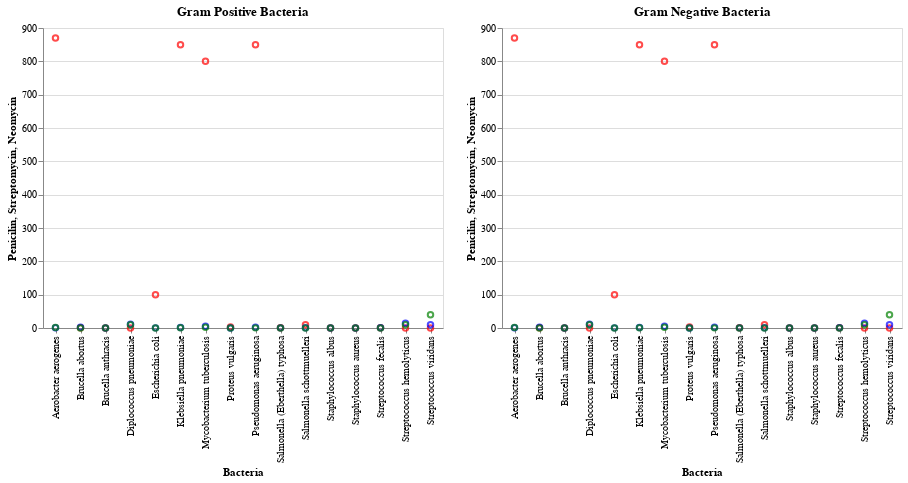

The notebook cell this image was saved under:
### Code cell
import pandas as pd
import numpy as np
import altair as alt

df = pd.read_csv("antibiotics.csv")
# Delete trailing spaces of the column names
df.columns = [col.strip() for col in df.columns.tolist()]

# Create separate dataframes for Gram positive and Gram negative
df_gram_positive = df[df['Gram Staining'] == 'positive']
df_gram_negative = df[df['Gram Staining'] == 'negative']

# Create separate charts for Penicilin, Streptomycin, and Neomycin
penicilin_chart = alt.Chart(df).mark_point(color='red').encode(
    x='Bacteria',
    y='Penicilin'
).properties(width=400)

streptomycin_chart = alt.Chart(df).mark_point(color='blue').encode(
    x='Bacteria',
    y='Streptomycin'
).properties(width=400)

neomycin_chart = alt.Chart(df).mark_point(color='green').encode(
    x='Bacteria',
    y='Neomycin'
).properties(width=400)

# Combine charts for Gram positive and Gram negative
gram_positive_chart = (penicilin_chart + streptomycin_chart + neomycin_chart).properties(
    title='Gram Positive Bacteria'
)

gram_negative_chart = (penicilin_chart + streptomycin_chart + neomycin_chart).properties(
    title='Gram Negative Bacteria'
)

# Display the charts side by side
(gram_positive_chart | gram_negative_chart)

### Figure 1 — Vega specification as saved in the notebook (floating-point values rounded to 4 significant figures)
{"$schema": "https://vega.github.io/schema/vega/v5.json", "data": [{"name": "source_0"}, {"name": "data_0", "values": [{"Bacteria": "Aerobacter aerogenes", "Penicilin": 870.0}, {"Bacteria": "Brucella abortus", "Penicilin": 1.0}, {"Bacteria": "Brucella anthracis", "Penicilin": 0.001}, {"Bacteria": "Diplococcus pneumoniae", "Penicilin": 0.005}, {"Bacteria": "Escherichia coli", "Penicilin": 100.0}, {"Bacteria": "Klebsiella pneumoniae", "Penicilin": 850.0}, {"Bacteria": "Mycobacterium tuberculosis", "Penicilin": 800.0}, {"Bacteria": "Proteus vulgaris", "Penicilin": 3.0}, {"Bacteria": "Pseudomonas aeruginosa ", "Penicilin": 850.0}, {"Bacteria": "Salmonella (Eberthella) typhosa ", "Penicilin": 1.0}, {"Bacteria": "Salmonella schottmuelleri ", "Penicilin": 10.0}, {"Bacteria": "Staphylococcus albus ", "Penicilin": 0.007}, {"Bacteria": "Staphylococcus aureus ", "Penicilin": 0.03}, {"Bacteria": "Streptococcus fecalis ", "Penicilin": 1.0}, {"Bacteria": "Streptococcus hemolyticus ", "Penicilin": 0.001}, {"Bacteria": "Streptococcus viridans", "Penicilin": 0.005}]}, {"name": "data_1", "values": [{"Bacteria": "Aerobacter aerogenes", "Streptomycin": 1.0}, {"Bacteria": "Brucella abortus", "Streptomycin": 2.0}, {"Bacteria": "Brucella anthracis", "Streptomycin": 0.01}, {"Bacteria": "Diplococcus pneumoniae", "Streptomycin": 11.0}, {"Bacteria": "Escherichia coli", "Streptomycin": 0.4}, {"Bacteria": "Klebsiella pneumoniae", "Streptomycin": 1.2}, {"Bacteria": "Mycobacterium tuberculosis", "Streptomycin": 5.0}, {"Bacteria": "Proteus vulgaris", "Streptomycin": 0.1}, {"Bacteria": "Pseudomonas aeruginosa ", "Streptomycin": 2.0}, {"Bacteria": "Salmonella (Eberthella) typhosa ", "Streptomycin": 0.4}, {"Bacteria": "Salmonella schottmuelleri ", "Streptomycin": 0.8}, {"Bacteria": "Staphylococcus albus ", "Streptomycin": 0.1}, {"Bacteria": "Staphylococcus aureus ", "Streptomycin": 0.03}, {"Bacteria": "Streptococcus fecalis ", "Streptomycin": 1.0}, {"Bacteria": "Streptococcus hemolyticus ", "Streptomycin": 14.0}, {"Bacteria": "Streptococcus viridans", "Streptomycin": 10.0}]}, {"name": "data_2", "values": [{"Bacteria": "Aerobacter aerogenes", "Neomycin": 1.6}, {"Bacteria": "Brucella abortus", "Neomycin": 0.02}, {"Bacteria": "Brucella anthracis", "Neomycin": 0.007}, {"Bacteria": "Diplococcus pneumoniae", "Neomycin": 10.0}, {"Bacteria": "Escherichia coli", "Neomycin": 0.1}, {"Bacteria": "Klebsiella pneumoniae", "Neomycin": 1.0}, {"Bacteria": "Mycobacterium tuberculosis", "Neomycin": 2.0}, {"Bacteria": "Proteus vulgaris", "Neomycin": 0.1}, {"Bacteria": "Pseudomonas aeruginosa ", "Neomycin": 0.4}, {"Bacteria": "Salmonella (Eberthella) typhosa ", "Neomycin": 0.008}, {"Bacteria": "Salmonella schottmuelleri ", "Neomycin": 0.09}, {"Bacteria": "Staphylococcus albus ", "Neomycin": 0.001}, {"Bacteria": "Staphylococcus aureus ", "Neomycin": 0.001}, {"Bacteria": "Streptococcus fecalis ", "Neomycin": 0.1}, {"Bacteria": "Streptococcus hemolyticus ", "Neomycin": 10.0}, {"Bacteria": "Streptococcus viridans", "Neomycin": 40.0}]}, {"name": "data_0_concat_0_x_domain_Bacteria_0", "values": [{"Bacteria": "Aerobacter aerogenes"}, {"Bacteria": "Brucella abortus"}, {"Bacteria": "Brucella anthracis"}, {"Bacteria": "Diplococcus pneumoniae"}, {"Bacteria": "Escherichia coli"}, {"Bacteria": "Klebsiella pneumoniae"}, {"Bacteria": "Mycobacterium tuberculosis"}, {"Bacteria": "Proteus vulgaris"}, {"Bacteria": "Pseudomonas aeruginosa "}, {"Bacteria": "Salmonella (Eberthella) typhosa "}, {"Bacteria": "Salmonella schottmuelleri "}, {"Bacteria": "Staphylococcus albus "}, {"Bacteria": "Staphylococcus aureus "}, {"Bacteria": "Streptococcus fecalis "}, {"Bacteria": "Streptococcus hemolyticus "}, {"Bacteria": "Streptococcus viridans"}]}, {"name": "data_1_concat_0_x_domain_Bacteria_1", "values": [{"Bacteria": "Aerobacter aerogenes"}, {"Bacteria": "Brucella abortus"}, {"Bacteria": "Brucella anthracis"}, {"Bacteria": "Diplococcus pneumoniae"}, {"Bacteria": "Escherichia coli"}, {"Bacteria": "Klebsiella pneumoniae"}, {"Bacteria": "Mycobacterium tuberculosis"}, {"Bacteria": "Proteus vulgaris"}, {"Bacteria": "Pseudomonas aeruginosa "}, {"Bacteria": "Salmonella (Eberthella) typhosa "}, {"Bacteria": "Salmonella schottmuelleri "}, {"Bacteria": "Staphylococcus albus "}, {"Bacteria": "Staphylococcus aureus "}, {"Bacteria": "Streptococcus fecalis "}, {"Bacteria": "Streptococcus hemolyticus "}, {"Bacteria": "Streptococcus viridans"}]}, {"name": "data_2_concat_0_x_domain_Bacteria_2", "values": [{"Bacteria": "Aerobacter aerogenes"}, {"Bacteria": "Brucella abortus"}, {"Bacteria": "Brucella anthracis"}, {"Bacteria": "Diplococcus pneumoniae"}, {"Bacteria": "Escherichia coli"}, {"Bacteria": "Klebsiella pneumoniae"}, {"Bacteria": "Mycobacterium tuberculosis"}, {"Bacteria": "Proteus vulgaris"}, {"Bacteria": "Pseudomonas aeruginosa "}, {"Bacteria": "Salmonella (Eberthella) typhosa "}, {"Bacteria": "Salmonella schottmuelleri "}, {"Bacteria": "Staphylococcus albus "}, {"Bacteria": "Staphylococcus aureus "}, {"Bacteria": "Streptococcus fecalis "}, {"Bacteria": "Streptococcus hemolyticus "}, {"Bacteria": "Streptococcus viridans"}]}, {"name": "data_0_concat_1_x_domain_Bacteria_0", "values": [{"Bacteria": "Aerobacter aerogenes"}, {"Bacteria": "Brucella abortus"}, {"Bacteria": "Brucella anthracis"}, {"Bacteria": "Diplococcus pneumoniae"}, {"Bacteria": "Escherichia coli"}, {"Bacteria": "Klebsiella pneumoniae"}, {"Bacteria": "Mycobacterium tuberculosis"}, {"Bacteria": "Proteus vulgaris"}, {"Bacteria": "Pseudomonas aeruginosa "}, {"Bacteria": "Salmonella (Eberthella) typhosa "}, {"Bacteria": "Salmonella schottmuelleri "}, {"Bacteria": "Staphylococcus albus "}, {"Bacteria": "Staphylococcus aureus "}, {"Bacteria": "Streptococcus fecalis "}, {"Bacteria": "Streptococcus hemolyticus "}, {"Bacteria": "Streptococcus viridans"}]}, {"name": "data_1_concat_1_x_domain_Bacteria_1", "values": [{"Bacteria": "Aerobacter aerogenes"}, {"Bacteria": "Brucella abortus"}, {"Bacteria": "Brucella anthracis"}, {"Bacteria": "Diplococcus pneumoniae"}, {"Bacteria": "Escherichia coli"}, {"Bacteria": "Klebsiella pneumoniae"}, {"Bacteria": "Mycobacterium tuberculosis"}, {"Bacteria": "Proteus vulgaris"}, {"Bacteria": "Pseudomonas aeruginosa "}, {"Bacteria": "Salmonella (Eberthella) typhosa "}, {"Bacteria": "Salmonella schottmuelleri "}, {"Bacteria": "Staphylococcus albus "}, {"Bacteria": "Staphylococcus aureus "}, {"Bacteria": "Streptococcus fecalis "}, {"Bacteria": "Streptococcus hemolyticus "}, {"Bacteria": "Streptococcus viridans"}]}, {"name": "data_2_concat_1_x_domain_Bacteria_2", "values": [{"Bacteria": "Aerobacter aerogenes"}, {"Bacteria": "Brucella abortus"}, {"Bacteria": "Brucella anthracis"}, {"Bacteria": "Diplococcus pneumoniae"}, {"Bacteria": "Escherichia coli"}, {"Bacteria": "Klebsiella pneumoniae"}, {"Bacteria": "Mycobacterium tuberculosis"}, {"Bacteria": "Proteus vulgaris"}, {"Bacteria": "Pseudomonas aeruginosa "}, {"Bacteria": "Salmonella (Eberthella) typhosa "}, {"Bacteria": "Salmonella schottmuelleri "}, {"Bacteria": "Staphylococcus albus "}, {"Bacteria": "Staphylococcus aureus "}, {"Bacteria": "Streptococcus fecalis "}, {"Bacteria": "Streptococcus hemolyticus "}, {"Bacteria": "Streptococcus viridans"}]}], "signals": [{"name": "childWidth", "value": 400}], "marks": [{"type": "group", "name": "concat_0_group", "encode": {"update": {"width": {"signal": "childWidth"}, "height": {"signal": "height"}}}, "marks": [{"type": "symbol", "name": "concat_0_layer_0_marks", "from": {"data": "data_0"}, "encode": {"update": {"opacity": {"value": 0.7}, "x": {"field": "Bacteria", "scale": "concat_0_x"}, "fill": {"value": "transparent"}, "ariaRoleDescription": {"value": "point"}, "description": {"signal": "\"Bacteria: \" + (isValid(datum[\"Bacteria\"]) ? datum[\"Bacteria\"] : \"\"+datum[\"Bacteria\"]) + \"; Penicilin: \" + (format(datum[\"Penicilin\"], \"\"))"}, "stroke": {"value": "red"}, "y": {"field": "Penicilin", "scale": "concat_0_y"}}}, "style": ["point"]}, {"type": "symbol", "name": "concat_0_layer_1_marks", "from": {"data": "data_1"}, "encode": {"update": {"opacity": {"value": 0.7}, "stroke": {"value": "blue"}, "ariaRoleDescription": {"value": "point"}, "description": {"signal": "\"Bacteria: \" + (isValid(datum[\"Bacteria\"]) ? datum[\"Bacteria\"] : \"\"+datum[\"Bacteria\"]) + \"; Streptomycin: \" + (format(datum[\"Streptomycin\"], \"\"))"}, "x": {"field": "Bacteria", "scale": "concat_0_x"}, "y": {"field": "Streptomycin", "scale": "concat_0_y"}, "fill": {"value": "transparent"}}}, "style": ["point"]}, {"type": "symbol", "name": "concat_0_layer_2_marks", "from": {"data": "data_2"}, "encode": {"update": {"opacity": {"value": 0.7}, "description": {"signal": "\"Bacteria: \" + (isValid(datum[\"Bacteria\"]) ? datum[\"Bacteria\"] : \"\"+datum[\"Bacteria\"]) + \"; Neomycin: \" + (format(datum[\"Neomycin\"], \"\"))"}, "y": {"field": "Neomycin", "scale": "concat_0_y"}, "fill": {"value": "transparent"}, "ariaRoleDescription": {"value": "point"}, "stroke": {"value": "green"}, "x": {"field": "Bacteria", "scale": "concat_0_x"}}}, "style": ["point"]}], "axes": [{"scale": "concat_0_y", "minExtent": 0, "gridScale": "concat_0_x", "maxExtent": 0, "domain": false, "ticks": false, "aria": false, "labels": false, "grid": true, "tickCount": {"signal": "ceil(height/40)"}, "orient": "left", "zindex": 0}, {"scale": "concat_0_x", "labelAngle": 270, "zindex": 0, "orient": "bottom", "labelAlign": "right", "grid": false, "title": "Bacteria", "labelBaseline": "middle"}, {"scale": "concat_0_y", "grid": false, "labelOverlap": true, "tickCount": {"signal": "ceil(height/40)"}, "zindex": 0, "title": "Penicilin, Streptomycin, Neomycin", "orient": "left"}], "title": {"text": "Gram Positive Bacteria", "frame": "group"}, "style": "cell"}, {"type": "group", "name": "concat_1_group", "encode": {"update": {"width": {"signal": "childWidth"}, "height": {"signal": "height"}}}, "marks": [{"type": "symbol", "name": "concat_1_layer_0_marks", "from": {"data": "data_0"}, "encode": {"update": {"stroke": {"value": "red"}, "x": {"field": "Bacteria", "scale": "concat_1_x"}, "description": {"signal": "\"Bacteria: \" + (isValid(datum[\"Bacteria\"]) ? datum[\"Bacteria\"] : \"\"+datum[\"Bacteria\"]) + \"; Penicilin: \" + (format(datum[\"Penicilin\"], \"\"))"}, "fill": {"value": "transparent"}, "opacity": {"value": 0.7}, "y": {"field": "Penicilin", "scale": "concat_1_y"}, "ariaRoleDescription": {"value": "point"}}}, "style": ["point"]}, {"type": "symbol", "name": "concat_1_layer_1_marks", "from": {"data": "data_1"}, "encode": {"update": {"description": {"signal": "\"Bacteria: \" + (isValid(datum[\"Bacteria\"]) ? datum[\"Bacteria\"] : \"\"+datum[\"Bacteria\"]) + \"; Streptomycin: \" + (format(datum[\"Streptomycin\"], \"\"))"}, "y": {"field": "Streptomycin", "scale": "concat_1_y"}, "fill": {"value": "transparent"}, "x": {"field": "Bacteria", "scale": "concat_1_x"}, "opacity": {"value": 0.7}, "stroke": {"value": "blue"}, "ariaRoleDescription": {"value": "point"}}}, "style": ["point"]}, {"type": "symbol", "name": "concat_1_layer_2_marks", "from": {"data": "data_2"}, "encode": {"update": {"opacity": {"value": 0.7}, "description": {"signal": "\"Bacteria: \" + (isValid(datum[\"Bacteria\"]) ? datum[\"Bacteria\"] : \"\"+datum[\"Bacteria\"]) + \"; Neomycin: \" + (format(datum[\"Neomycin\"], \"\"))"}, "stroke": {"value": "green"}, "fill": {"value": "transparent"}, "x": {"field": "Bacteria", "scale": "concat_1_x"}, "ariaRoleDescription": {"value": "point"}, "y": {"field": "Neomycin", "scale": "concat_1_y"}}}, "style": ["point"]}], "axes": [{"scale": "concat_1_y", "maxExtent": 0, "ticks": false, "zindex": 0, "domain": false, "grid": true, "labels": false, "tickCount": {"signal": "ceil(height/40)"}, "aria": false, "orient": "left", "minExtent": 0, "gridScale": "concat_1_x"}, {"scale": "concat_1_x", "labelBaseline": "middle", "labelAngle": 270, "grid": false, "title": "Bacteria", "labelAlign": "right", "orient": "bottom", "zindex": 0}, {"scale": "concat_1_y", "orient": "left", "labelOverlap": true, "zindex": 0, "title": "Penicilin, Streptomycin, Neomycin", "tickCount": {"signal": "ceil(height/40)"}, "grid": false}], "title": {"text": "Gram Negative Bacteria", "frame": "group"}, "style": "cell"}], "scales": [{"name": "concat_0_x", "type": "point", "domain": {"fields": [{"data": "data_0_concat_0_x_domain_Bacteria_0", "field": "Bacteria"}, {"data": "data_1_concat_0_x_domain_Bacteria_1", "field": "Bacteria"}, {"data": "data_2_concat_0_x_domain_Bacteria_2", "field": "Bacteria"}], "sort": true}, "range": [0, {"signal": "childWidth"}], "padding": 0.5}, {"name": "concat_0_y", "type": "linear", "domain": {"fields": [{"data": "data_0", "field": "Penicilin"}, {"data": "data_1", "field": "Streptomycin"}, {"data": "data_2", "field": "Neomycin"}]}, "range": [{"signal": "height"}, 0], "nice": true, "zero": true}, {"name": "concat_1_x", "type": "point", "domain": {"fields": [{"data": "data_0_concat_1_x_domain_Bacteria_0", "field": "Bacteria"}, {"data": "data_1_concat_1_x_domain_Bacteria_1", "field": "Bacteria"}, {"data": "data_2_concat_1_x_domain_Bacteria_2", "field": "Bacteria"}], "sort": true}, "range": [0, {"signal": "childWidth"}], "padding": 0.5}, {"name": "concat_1_y", "type": "linear", "domain": {"fields": [{"data": "data_0", "field": "Penicilin"}, {"data": "data_1", "field": "Streptomycin"}, {"data": "data_2", "field": "Neomycin"}]}, "range": [{"signal": "height"}, 0], "nice": true, "zero": true}], "padding": 5, "height": 300, "background": "white", "layout": {"padding": 20, "bounds": "full", "align": "each"}}
